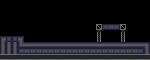

A level layout from a 2D game, rendered from its tile map. Below: a short description, then the map file with its tile-grid data intact:
An orthogonal 25x10 tile map with 6x6 px tiles, 1 tile layer (Tile Layer 1) and 1 object (Platform).

<map version="1.10" tiledversion="1.10.1" orientation="orthogonal" renderorder="right-down" width="25" height="10" tilewidth="6" tileheight="6" infinite="0" nextlayerid="3" nextobjectid="9">
 <tileset version="1.10" tiledversion="1.10.1" name="TilesetT" tilewidth="6" tileheight="6" tilecount="550" columns="22">
  <image source="Tileset.png" trans="000000" width="132" height="150" />
 </tileset>
 <layer id="1" name="Tile Layer 1" width="25" height="10">
  <data encoding="csv">
0,0,0,0,0,0,0,0,0,0,0,0,0,0,0,0,0,0,0,0,0,0,0,0,0,
0,0,0,0,0,0,0,0,0,0,0,0,0,0,0,0,0,0,0,0,0,0,0,0,0,
0,0,0,0,0,0,0,0,0,0,0,0,0,0,0,0,0,0,0,0,0,0,0,0,0,
0,0,0,0,0,0,0,0,0,0,0,0,0,0,0,0,0,0,0,0,0,0,0,0,0,
0,0,0,0,0,0,0,0,0,0,0,0,0,0,0,0,468,296,297,298,468,0,0,0,0,
0,0,0,0,0,0,0,0,0,0,0,0,0,0,0,0,488,0,0,0,488,0,0,0,0,
292,290,290,293,0,0,0,0,0,0,0,0,0,0,0,0,510,0,0,0,510,0,0,0,0,
316,316,316,337,1610613051,1610613051,1610613051,1610613051,1610613051,1610613051,1610613051,1610613051,1610613051,1610613051,1610613051,1610613051,1610613051,1610613051,1610613051,1610613051,1610613051,1610613051,1610613051,1610613051,293,
316,316,316,296,297,297,297,297,297,297,297,297,297,297,297,297,297,297,297,297,297,297,297,298,316,
474,474,474,474,474,474,474,474,474,474,474,474,474,474,474,474,474,474,474,474,474,474,474,474,474
</data>
 </layer>
 <objectgroup id="2" name="Terrain">
  <object id="8" name="Platform" type="Platform" x="96.125" y="24.125" width="30" height="5.75" />
 </objectgroup>
</map>